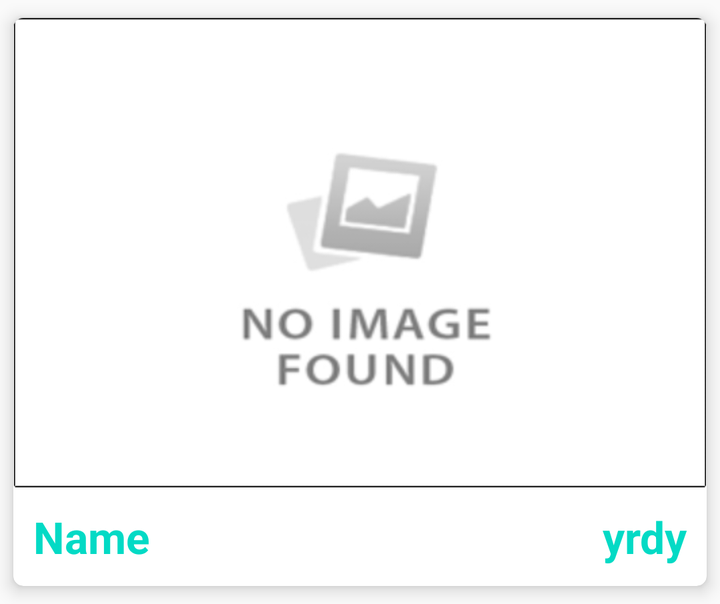
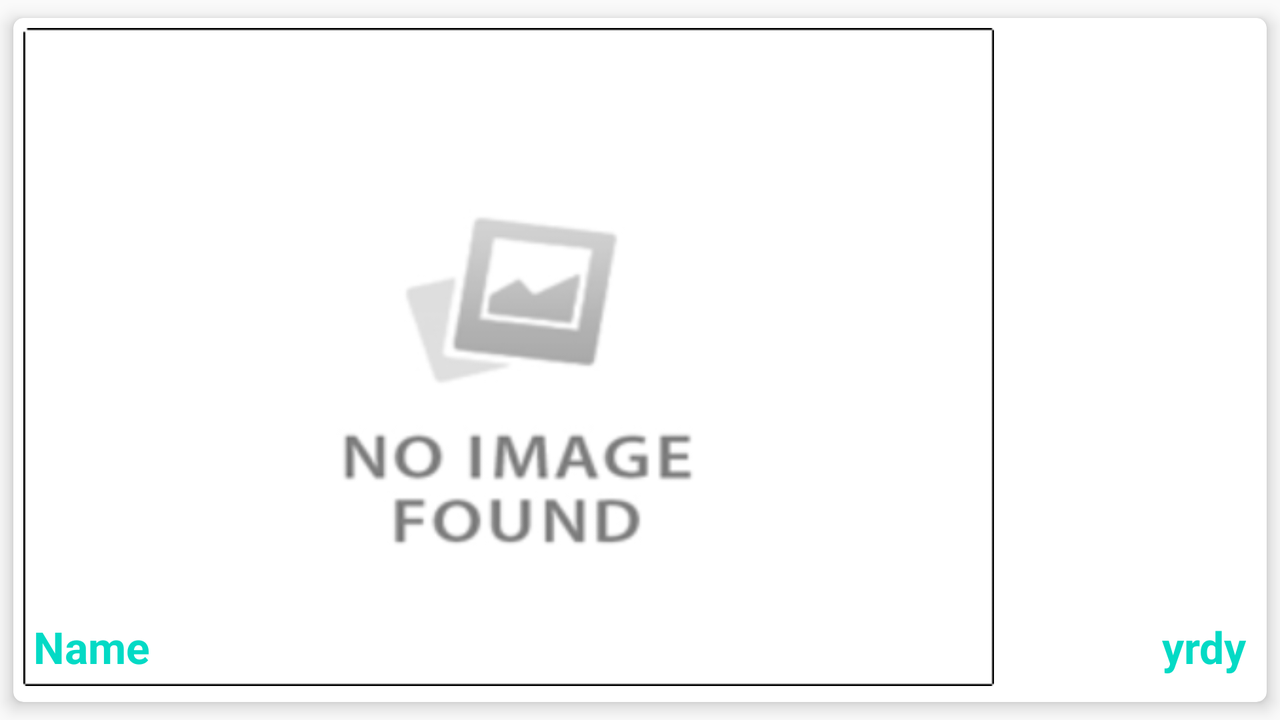

An Android layout and its configuration variant, each rendered on a device that would load it. The default file and the variant file are quoted in full after the pictures.
<!-- AndroidManifest.xml: application theme AppTheme -->
<!-- res/layout/main_recipe_card_view.xml -->
<?xml version="1.0" encoding="utf-8"?>
<LinearLayout
    xmlns:android="http://schemas.android.com/apk/res/android"
    android:orientation="vertical"
    android:layout_width="match_parent"
    android:layout_height="wrap_content">

    <android.support.v7.widget.CardView
        android:id="@+id/recipe_card_view"
        xmlns:card_view="http://schemas.android.com/apk/res-auto"
        android:layout_width="match_parent"
        android:layout_height="wrap_content"
        card_view:cardCornerRadius="5dp"
        card_view:cardElevation="5dp"
        card_view:cardUseCompatPadding="true">

        <LinearLayout
            android:orientation="vertical"
            android:layout_width="match_parent"
            android:layout_height="wrap_content">

            <ImageView
                android:id="@+id/recipe_card_image_view"
                android:src="@drawable/default_no_image_found"
                android:layout_width="match_parent"
                android:layout_height="wrap_content"
                android:adjustViewBounds="true"
                android:layout_margin="0dp" />

        <LinearLayout
            android:orientation="horizontal"
            android:layout_width="match_parent"
            android:layout_height="wrap_content">

            <TextView
                android:layout_width="wrap_content"
                android:layout_height="wrap_content"
                android:textAppearance="?android:attr/textAppearanceLarge"
                android:text="Name"
                android:id="@+id/name_text_view"
                android:padding="10dp"
                android:textColor="@color/colorAccent"
                android:textStyle="bold"
                android:layout_weight="1"
                />

            <ImageView
                android:id="@+id/servings_image_view"
                android:src="@drawable/ic_servings"
                android:layout_gravity="center_vertical|right"
                android:layout_width="wrap_content"
                android:layout_height="wrap_content" />

            <TextView
                android:layout_width="wrap_content"
                android:layout_height="wrap_content"
                android:textAppearance="?android:attr/textAppearanceLarge"
                android:gravity="right"
                android:text="yrdy"
                android:id="@+id/servings_text_view"
                android:padding="10dp"
                android:textColor="@color/colorAccent"
                android:textStyle="bold"
                />

            </LinearLayout>


        </LinearLayout>


    </android.support.v7.widget.CardView>
</LinearLayout>
<!-- resources referenced by this layout -->
<resources>
  <!-- drawable default_no_image_found: png bitmap (drawable-hdpi, 7598 bytes) -->
  <style name="AppTheme" parent="Theme.AppCompat.Light.DarkActionBar">
          
          <item name="colorPrimary">@color/colorPrimary</item>
          <item name="colorPrimaryDark">@color/colorPrimaryDark</item>
          <item name="colorAccent">@color/colorAccent</item>
      </style>
</resources>
<!-- res/layout-land/main_recipe_card_view.xml (the repository's variant of the layout above) -->
<!-- drawn on the phone turned sideways -->
<?xml version="1.0" encoding="utf-8"?>
<android.support.v7.widget.CardView
    android:id="@+id/recipe_card_view"
    xmlns:card_view="http://schemas.android.com/apk/res-auto"
    android:layout_width="wrap_content"
    android:layout_height="match_parent"
    card_view:cardCornerRadius="5dp"
    card_view:cardElevation="5dp"
    card_view:cardUseCompatPadding="true"
    xmlns:android="http://schemas.android.com/apk/res/android">

        <RelativeLayout
            android:layout_width="match_parent"
            android:layout_height="match_parent"
            android:layout_marginBottom="3dp" >

            <ImageView
                android:id="@+id/recipe_card_image_view"
                android:src="@drawable/default_no_image_found"
                android:layout_width="wrap_content"
                android:layout_height="match_parent"
                android:adjustViewBounds="true"
                android:layout_margin="5dp" />



            <LinearLayout
                android:orientation="horizontal"
                android:layout_alignParentBottom="true"
                android:layout_width="match_parent"
                android:weightSum="3"
                android:layout_height="wrap_content">
                    <TextView
                        android:id="@+id/name_text_view"
                        android:layout_width="wrap_content"
                        android:layout_height="wrap_content"
                        android:layout_gravity="left"
                        android:gravity="left"
                        android:layout_weight="2"
                        android:padding="10dp"
                        android:text="Name"
                        android:textAppearance="?android:attr/textAppearanceLarge"
                        android:textColor="@color/colorAccent"
                        android:textStyle="bold" />


                    <LinearLayout
                        android:gravity="right"
                        android:layout_weight="1"
                        android:layout_gravity="right"
                        android:layout_width="wrap_content"
                        android:layout_height="wrap_content"
                        android:orientation="horizontal">

                        <ImageView
                            android:id="@+id/servings_image_view"
                            android:layout_width="wrap_content"
                            android:layout_height="wrap_content"
                            android:layout_gravity="center_vertical"
                            android:src="@drawable/ic_servings" />

                        <TextView
                            android:id="@+id/servings_text_view"
                            android:layout_width="wrap_content"
                            android:layout_height="wrap_content"
                            android:padding="10dp"
                            android:text="yrdy"
                            android:textAppearance="?android:attr/textAppearanceLarge"
                            android:textColor="@color/colorAccent"
                            android:textStyle="bold" />
                    </LinearLayout>
            </LinearLayout>

        </RelativeLayout>
</android.support.v7.widget.CardView>
